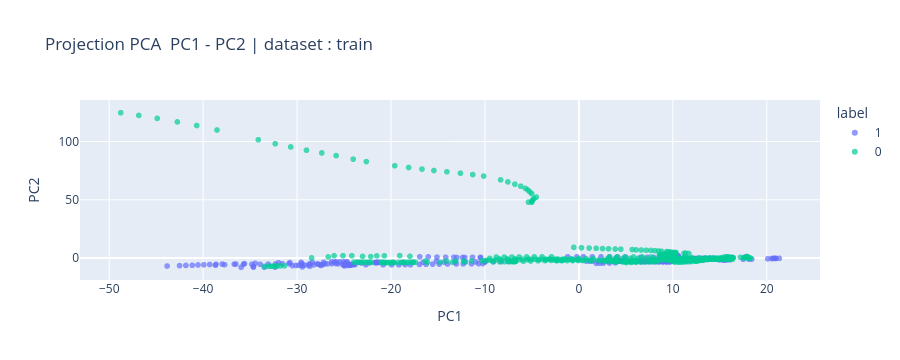
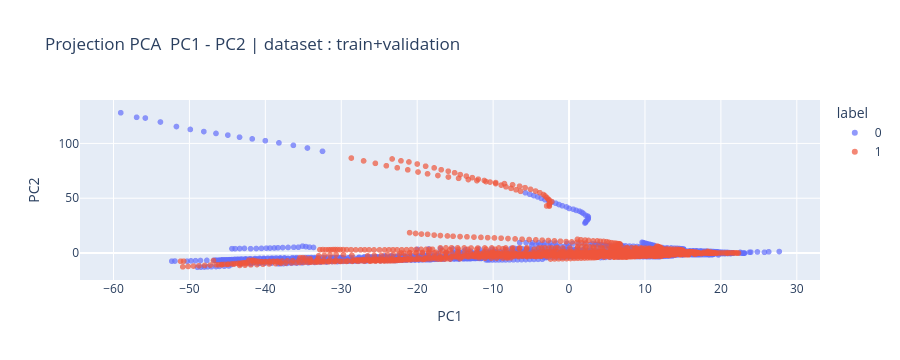

Notebook code cell kept with these figures, in order:
### Markdown cell above
## On va maintenant visualiser la répartition des feature expliquant toute la variance (PC1, PC2 pour l'instant)

### Code cell
X_plot = X_train_pca.copy()
X_plot["label"] = y_validationStandard.astype(str)


fig = px.scatter(
    X_plot,
    x="PC1",
    y="PC2",
    color="label",
    title="Projection PCA  PC1 - PC2 | dataset : train",
    opacity=0.7
)
fig.show()

X_plot_tot = X_train_tot_pca.copy()
X_plot_tot["label"] = y_trainStandard.astype(str)


fig = px.scatter(
    X_plot_tot,
    x="PC1",
    y="PC2",
    color="label",
    title="Projection PCA  PC1 - PC2 | dataset : train+validation",
    opacity=0.7
)
fig.show()

### Figure 1 — Plotly figure (JSON) as saved in the notebook; plotly's stock layout.template omitted (floating-point values rounded to 4 significant figures; data arrays with more than 128 entries replaced by an {"elided": "..."} marker saying what was removed)
{"data": [{"hovertemplate": "label=1<br>PC1=%{x}<br>PC2=%{y}<extra></extra>", "legendgroup": "1", "marker": {"color": "#636efa", "opacity": 0.7, "symbol": "circle"}, "mode": "markers", "name": "1", "showlegend": true, "type": "scattergl", "x": {"elided": "382 float values"}, "xaxis": "x", "y": {"elided": "382 float values"}, "yaxis": "y"}, {"hovertemplate": "label=0<br>PC1=%{x}<br>PC2=%{y}<extra></extra>", "legendgroup": "0", "marker": {"color": "#00cc96", "opacity": 0.7, "symbol": "circle"}, "mode": "markers", "name": "0", "showlegend": true, "type": "scattergl", "x": {"elided": "500 float values"}, "xaxis": "x", "y": {"elided": "500 float values"}, "yaxis": "y"}], "layout": {"height": 360, "legend": {"title": {"text": "label"}, "tracegroupgap": 0}, "title": {"text": "Projection PCA  PC1 - PC2 | dataset : train"}, "xaxis": {"anchor": "y", "autorange": true, "domain": [0, 1], "range": [-53.28, 25.84], "title": {"text": "PC1"}, "type": "linear"}, "yaxis": {"anchor": "x", "autorange": true, "domain": [0, 1], "range": [-18.78, 135.6], "title": {"text": "PC2"}, "type": "linear"}}}

### Figure 2 — Plotly figure (JSON) as saved in the notebook; plotly's stock layout.template omitted (floating-point values rounded to 4 significant figures; data arrays with more than 128 entries replaced by an {"elided": "..."} marker saying what was removed)
{"data": [{"hovertemplate": "label=0<br>PC1=%{x}<br>PC2=%{y}<extra></extra>", "legendgroup": "0", "marker": {"color": "#636efa", "opacity": 0.7, "symbol": "circle"}, "mode": "markers", "name": "0", "showlegend": true, "type": "scattergl", "x": {"elided": "2593 float values"}, "xaxis": "x", "y": {"elided": "2593 float values"}, "yaxis": "y"}, {"hovertemplate": "label=1<br>PC1=%{x}<br>PC2=%{y}<extra></extra>", "legendgroup": "1", "marker": {"color": "#EF553B", "opacity": 0.7, "symbol": "circle"}, "mode": "markers", "name": "1", "showlegend": true, "type": "scattergl", "x": {"elided": "1839 float values"}, "xaxis": "x", "y": {"elided": "1839 float values"}, "yaxis": "y"}], "layout": {"height": 360, "legend": {"title": {"text": "label"}, "tracegroupgap": 0}, "title": {"text": "Projection PCA  PC1 - PC2 | dataset : train+validation"}, "xaxis": {"anchor": "y", "autorange": true, "domain": [0, 1], "range": [-64.62, 33.26], "title": {"text": "PC1"}, "type": "linear"}, "yaxis": {"anchor": "x", "autorange": true, "domain": [0, 1], "range": [-24.6, 139.6], "title": {"text": "PC2"}, "type": "linear"}}}
